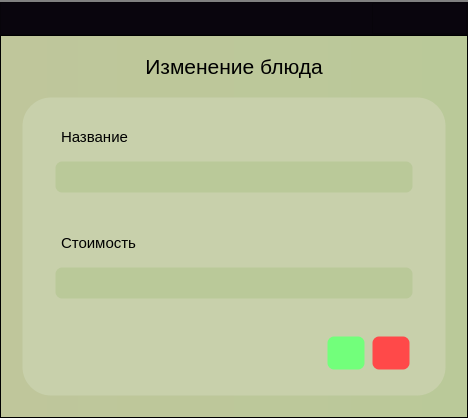
<?xml version="1.0" encoding="UTF-8"?>
<ui version="4.0">
 <class>Dialog</class>
 <widget class="QDialog" name="Dialog">
  <property name="geometry">
   <rect>
    <x>0</x>
    <y>0</y>
    <width>468</width>
    <height>418</height>
   </rect>
  </property>
  <property name="windowTitle">
   <string>Редактирование</string>
  </property>
  <property name="styleSheet">
   <string notr="true">*{
background-color:qlineargradient(spread:pad, x1:0, y1:0, x2:1, y2:0, stop:0 rgba(191, 198, 155, 255), stop:1 rgba(186, 201, 153, 255));
}
QTabWidget::pane {
 border: 0;
 }

QPushButton{
background-color:white;
color:black;
height:30px;
}
QTableWidget{
background-color:#071e26;
}
QTextBrowser{
background-color:#071e26;
}
Qlabel{
}
QScrollBar:vertical {
            border: 1px solid rgb(200, 208, 171);
			border-radius: 5px;
            background-color:#C8D0AB;
            width:18px;    
            margin: 0px px 3px 0px;
        }
        QScrollBar::handle:vertical {         
            min-height: 0px;
            border-top: 2px solid black;
		border-bottom: 2px solid black;
            border-radius: 4px;
            background-color: rgb(186, 201, 153);
			margin-top:-1px;
        }
QScrollBar::handle:vertical:hover {         
           background-color: #E1E5C3;
        }
QScrollBar::handle:vertical:pressed {         
           background-color:#FBFFD8;
        }

        QScrollBar::add-line:vertical {       
            height: 0px;
            subcontrol-position: bottom;
            subcontrol-origin: margin;
        }
        QScrollBar::sub-line:vertical {
            height: 0px;
            subcontrol-position: top;
            subcontrol-origin: margin;
        }

#centralwidget{
	background-color: black;
}
QPushButton{
background-color: white;
border-radius: 20px;
}
QTableWidget{
background-color:black;
}

MainWindow{
	border-radius: 10px;
}
#centralwidget{
border-top:2px solid gray;
}</string>
  </property>
  <layout class="QGridLayout" name="gridLayout">
   <property name="leftMargin">
    <number>0</number>
   </property>
   <property name="topMargin">
    <number>0</number>
   </property>
   <property name="rightMargin">
    <number>0</number>
   </property>
   <property name="bottomMargin">
    <number>0</number>
   </property>
   <property name="spacing">
    <number>0</number>
   </property>
   <item row="0" column="0">
    <widget class="QFrame" name="centralwidget">
     <property name="styleSheet">
      <string notr="true"/>
     </property>
     <layout class="QGridLayout" name="gridLayout_2">
      <property name="leftMargin">
       <number>0</number>
      </property>
      <property name="topMargin">
       <number>0</number>
      </property>
      <property name="rightMargin">
       <number>0</number>
      </property>
      <property name="bottomMargin">
       <number>0</number>
      </property>
      <property name="spacing">
       <number>0</number>
      </property>
      <item row="0" column="0">
       <widget class="QFrame" name="header_frame">
        <property name="minimumSize">
         <size>
          <width>0</width>
          <height>31</height>
         </size>
        </property>
        <property name="maximumSize">
         <size>
          <width>16777215</width>
          <height>33</height>
         </size>
        </property>
        <property name="styleSheet">
         <string notr="true">background-color: rgb(9, 5, 13);</string>
        </property>
        <property name="frameShape">
         <enum>QFrame::StyledPanel</enum>
        </property>
        <property name="frameShadow">
         <enum>QFrame::Raised</enum>
        </property>
        <layout class="QHBoxLayout" name="horizontalLayout_7">
         <property name="spacing">
          <number>0</number>
         </property>
         <property name="leftMargin">
          <number>0</number>
         </property>
         <property name="topMargin">
          <number>0</number>
         </property>
         <property name="rightMargin">
          <number>0</number>
         </property>
         <property name="bottomMargin">
          <number>0</number>
         </property>
         <item alignment="Qt::AlignRight|Qt::AlignTop">
          <widget class="QFrame" name="frame_11">
           <property name="minimumSize">
            <size>
             <width>95</width>
             <height>29</height>
            </size>
           </property>
           <property name="styleSheet">
            <string notr="true"/>
           </property>
           <property name="frameShape">
            <enum>QFrame::StyledPanel</enum>
           </property>
           <property name="frameShadow">
            <enum>QFrame::Raised</enum>
           </property>
           <layout class="QHBoxLayout" name="horizontalLayout_8">
            <property name="spacing">
             <number>0</number>
            </property>
            <property name="leftMargin">
             <number>0</number>
            </property>
            <property name="topMargin">
             <number>0</number>
            </property>
            <property name="rightMargin">
             <number>0</number>
            </property>
            <property name="bottomMargin">
             <number>0</number>
            </property>
            <item alignment="Qt::AlignRight">
             <widget class="QPushButton" name="close_window_button">
              <property name="minimumSize">
               <size>
                <width>49</width>
                <height>0</height>
               </size>
              </property>
              <property name="maximumSize">
               <size>
                <width>16777215</width>
                <height>33</height>
               </size>
              </property>
              <property name="styleSheet">
               <string notr="true">#close_window_button:hover {
   background: red;
   border: 2px solid #d0d0d0;
	border-radius: 4px
}</string>
              </property>
              <property name="text">
               <string/>
              </property>
              <property name="icon">
               <iconset resource="icons/icons.qrc">
                <normaloff>:/icons/icons_images/bar_x.svg</normaloff>:/icons/icons_images/bar_x.svg</iconset>
              </property>
             </widget>
            </item>
           </layout>
          </widget>
         </item>
        </layout>
       </widget>
      </item>
      <item row="1" column="0">
       <widget class="QFrame" name="frame">
        <property name="sizePolicy">
         <sizepolicy hsizetype="Preferred" vsizetype="Preferred">
          <horstretch>0</horstretch>
          <verstretch>0</verstretch>
         </sizepolicy>
        </property>
        <property name="styleSheet">
         <string notr="true"/>
        </property>
        <property name="frameShape">
         <enum>QFrame::StyledPanel</enum>
        </property>
        <property name="frameShadow">
         <enum>QFrame::Raised</enum>
        </property>
        <layout class="QGridLayout" name="gridLayout_3">
         <property name="leftMargin">
          <number>20</number>
         </property>
         <property name="topMargin">
          <number>10</number>
         </property>
         <property name="rightMargin">
          <number>20</number>
         </property>
         <property name="bottomMargin">
          <number>20</number>
         </property>
         <property name="horizontalSpacing">
          <number>20</number>
         </property>
         <property name="verticalSpacing">
          <number>10</number>
         </property>
         <item row="1" column="0">
          <widget class="QFrame" name="frame_39">
           <property name="sizePolicy">
            <sizepolicy hsizetype="Expanding" vsizetype="Preferred">
             <horstretch>0</horstretch>
             <verstretch>0</verstretch>
            </sizepolicy>
           </property>
           <property name="minimumSize">
            <size>
             <width>0</width>
             <height>0</height>
            </size>
           </property>
           <property name="font">
            <font>
             <family>a_FuturaRoundTitulSh</family>
             <pointsize>10</pointsize>
             <weight>75</weight>
             <bold>true</bold>
            </font>
           </property>
           <property name="styleSheet">
            <string notr="true">*{
background-color:#C8D0AB;
border: 3px solid transparent;
border-radius:30px;
}
QLineEdit{
background-color:rgb(186, 201, 153);
min-height:28px;
border-radius:8px;
selection-color: black; 
selection-background-color: rgb(225, 229, 195);
}
QTextBrowser{
background-color:rgb(186, 201, 153);
min-height:28px;
border-radius:8px;
selection-color: black; 
selection-background-color: rgb(225, 229, 195);
}

#label_price_error{
border: 0px solid transparent;
border-radius:0px;
color:red;
min-height:15px;
max-height:20px;
margin-left:5px;
}

#label_text_error{
border: 0px solid transparent;
border-radius:0px;
color:red;
min-height:15px;
max-height:20px;
margin-left:5px;
}</string>
           </property>
           <property name="frameShape">
            <enum>QFrame::StyledPanel</enum>
           </property>
           <property name="frameShadow">
            <enum>QFrame::Raised</enum>
           </property>
           <layout class="QVBoxLayout" name="verticalLayout_14">
            <property name="spacing">
             <number>6</number>
            </property>
            <property name="leftMargin">
             <number>30</number>
            </property>
            <property name="topMargin">
             <number>20</number>
            </property>
            <property name="rightMargin">
             <number>30</number>
            </property>
            <property name="bottomMargin">
             <number>20</number>
            </property>
            <item>
             <widget class="QLabel" name="label_2">
              <property name="font">
               <font>
                <pointsize>11</pointsize>
               </font>
              </property>
              <property name="text">
               <string>Название</string>
              </property>
              <property name="alignment">
               <set>Qt::AlignLeading|Qt::AlignLeft|Qt::AlignVCenter</set>
              </property>
             </widget>
            </item>
            <item>
             <widget class="QLineEdit" name="lineEdit">
              <property name="font">
               <font>
                <pointsize>11</pointsize>
               </font>
              </property>
              <property name="styleSheet">
               <string notr="true">font: rgb(175, 175, 175)</string>
              </property>
              <property name="alignment">
               <set>Qt::AlignLeading|Qt::AlignLeft|Qt::AlignVCenter</set>
              </property>
             </widget>
            </item>
            <item>
             <widget class="QLabel" name="label_text_error">
              <property name="maximumSize">
               <size>
                <width>16777215</width>
                <height>20</height>
               </size>
              </property>
              <property name="font">
               <font>
                <pointsize>9</pointsize>
               </font>
              </property>
              <property name="text">
               <string/>
              </property>
              <property name="alignment">
               <set>Qt::AlignLeading|Qt::AlignLeft|Qt::AlignTop</set>
              </property>
             </widget>
            </item>
            <item>
             <widget class="QLabel" name="label_3">
              <property name="font">
               <font>
                <pointsize>11</pointsize>
                <underline>false</underline>
               </font>
              </property>
              <property name="text">
               <string>Стоимость</string>
              </property>
              <property name="alignment">
               <set>Qt::AlignLeading|Qt::AlignLeft|Qt::AlignVCenter</set>
              </property>
             </widget>
            </item>
            <item>
             <widget class="QLineEdit" name="lineEdit_2">
              <property name="font">
               <font>
                <pointsize>11</pointsize>
               </font>
              </property>
              <property name="alignment">
               <set>Qt::AlignLeading|Qt::AlignLeft|Qt::AlignVCenter</set>
              </property>
             </widget>
            </item>
            <item>
             <widget class="QLabel" name="label_price_error">
              <property name="font">
               <font>
                <pointsize>9</pointsize>
               </font>
              </property>
              <property name="text">
               <string/>
              </property>
              <property name="alignment">
               <set>Qt::AlignLeading|Qt::AlignLeft|Qt::AlignTop</set>
              </property>
             </widget>
            </item>
            <item alignment="Qt::AlignRight|Qt::AlignBottom">
             <widget class="QFrame" name="frame_2">
              <property name="minimumSize">
               <size>
                <width>0</width>
                <height>0</height>
               </size>
              </property>
              <property name="styleSheet">
               <string notr="true">*{
background-color:transparent;
border: 3px solid transparent;
}
QPushButton {
border-radius:8px;
}

</string>
              </property>
              <property name="frameShape">
               <enum>QFrame::StyledPanel</enum>
              </property>
              <property name="frameShadow">
               <enum>QFrame::Raised</enum>
              </property>
              <layout class="QHBoxLayout" name="horizontalLayout">
               <property name="spacing">
                <number>5</number>
               </property>
               <property name="leftMargin">
                <number>0</number>
               </property>
               <property name="topMargin">
                <number>0</number>
               </property>
               <property name="rightMargin">
                <number>0</number>
               </property>
               <property name="bottomMargin">
                <number>0</number>
               </property>
               <item>
                <widget class="QPushButton" name="pushButton_11">
                 <property name="enabled">
                  <bool>true</bool>
                 </property>
                 <property name="minimumSize">
                  <size>
                   <width>40</width>
                   <height>35</height>
                  </size>
                 </property>
                 <property name="maximumSize">
                  <size>
                   <width>40</width>
                   <height>16777215</height>
                  </size>
                 </property>
                 <property name="font">
                  <font>
                   <pointsize>11</pointsize>
                  </font>
                 </property>
                 <property name="styleSheet">
                  <string notr="true">QPushButton:enabled{
background-color:rgb(114, 255, 123);
}
QPushButton:disabled{
background-color:rgb(188, 198, 161);
}
QPushButton:hover{
background-color:rgb(46, 239, 46);
}
QPushButton:pressed{
background-color:rgb(122, 255, 101);
}
</string>
                 </property>
                 <property name="text">
                  <string/>
                 </property>
                 <property name="icon">
                  <iconset resource="icons/icons.qrc">
                   <normaloff>:/icons/icons_images/check-square.svg</normaloff>:/icons/icons_images/check-square.svg</iconset>
                 </property>
                 <property name="iconSize">
                  <size>
                   <width>20</width>
                   <height>20</height>
                  </size>
                 </property>
                </widget>
               </item>
               <item>
                <widget class="QPushButton" name="pushButton_10">
                 <property name="enabled">
                  <bool>true</bool>
                 </property>
                 <property name="minimumSize">
                  <size>
                   <width>40</width>
                   <height>35</height>
                  </size>
                 </property>
                 <property name="maximumSize">
                  <size>
                   <width>40</width>
                   <height>16777215</height>
                  </size>
                 </property>
                 <property name="font">
                  <font>
                   <pointsize>11</pointsize>
                  </font>
                 </property>
                 <property name="styleSheet">
                  <string notr="true">QPushButton:enabled{
background-color:rgb(255, 73, 73);
}
QPushButton:disabled{
background-color:rgb(188, 198, 161);
}
QPushButton:hover{
background-color:rgb(255, 0, 0);
}
QPushButton:pressed{
background-color:rgb(255, 73, 73);
}
</string>
                 </property>
                 <property name="text">
                  <string/>
                 </property>
                 <property name="icon">
                  <iconset resource="icons/icons.qrc">
                   <normaloff>:/icons/icons_images/x-square.svg</normaloff>:/icons/icons_images/x-square.svg</iconset>
                 </property>
                 <property name="iconSize">
                  <size>
                   <width>20</width>
                   <height>20</height>
                  </size>
                 </property>
                </widget>
               </item>
              </layout>
             </widget>
            </item>
           </layout>
          </widget>
         </item>
         <item row="0" column="0">
          <widget class="QLabel" name="label">
           <property name="minimumSize">
            <size>
             <width>0</width>
             <height>40</height>
            </size>
           </property>
           <property name="maximumSize">
            <size>
             <width>16777215</width>
             <height>40</height>
            </size>
           </property>
           <property name="font">
            <font>
             <pointsize>16</pointsize>
            </font>
           </property>
           <property name="styleSheet">
            <string notr="true">background-color:transparent;</string>
           </property>
           <property name="text">
            <string>Изменение блюда</string>
           </property>
           <property name="alignment">
            <set>Qt::AlignCenter</set>
           </property>
          </widget>
         </item>
        </layout>
       </widget>
      </item>
     </layout>
    </widget>
   </item>
  </layout>
 </widget>
 <resources>
  <include location="icons/icons.qrc"/>
 </resources>
 <connections/>
</ui>
